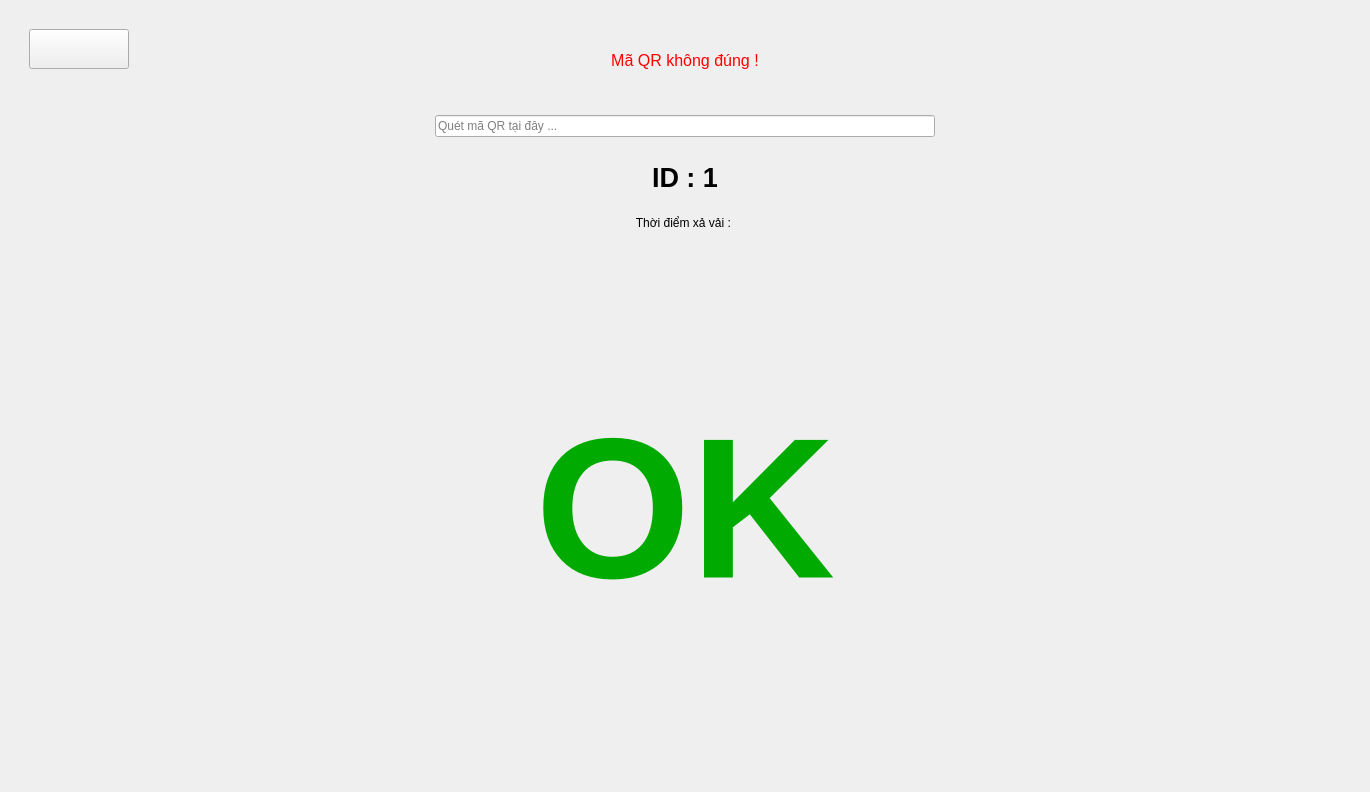
      <widget class="QWidget" name="tab_6">
       <attribute name="title">
        <string>QR xả vải</string>
       </attribute>
       <layout class="QHBoxLayout" name="horizontalLayout_28">
        <item>
         <widget class="QWidget" name="widget_45" native="true">
          <property name="sizePolicy">
           <sizepolicy hsizetype="Fixed" vsizetype="Preferred">
            <horstretch>0</horstretch>
            <verstretch>0</verstretch>
           </sizepolicy>
          </property>
          <property name="minimumSize">
           <size>
            <width>400</width>
            <height>0</height>
           </size>
          </property>
          <layout class="QVBoxLayout" name="verticalLayout_20">
           <item>
            <widget class="QWidget" name="widget_50" native="true">
             <layout class="QHBoxLayout" name="horizontalLayout_29">
              <item>
               <widget class="QPushButton" name="bt501">
                <property name="minimumSize">
                 <size>
                  <width>100</width>
                  <height>40</height>
                 </size>
                </property>
                <property name="toolTip">
                 <string>Quay lại</string>
                </property>
                <property name="text">
                 <string/>
                </property>
                <property name="icon">
                 <iconset resource="resources.qrc">
                  <normaloff>:/icons/icons/arrow-left.svg</normaloff>:/icons/icons/arrow-left.svg</iconset>
                </property>
                <property name="iconSize">
                 <size>
                  <width>30</width>
                  <height>30</height>
                 </size>
                </property>
               </widget>
              </item>
              <item>
               <spacer name="horizontalSpacer">
                <property name="orientation">
                 <enum>Qt::Horizontal</enum>
                </property>
                <property name="sizeHint" stdset="0">
                 <size>
                  <width>255</width>
                  <height>20</height>
                 </size>
                </property>
               </spacer>
              </item>
             </layout>
            </widget>
           </item>
           <item>
            <spacer name="verticalSpacer">
             <property name="orientation">
              <enum>Qt::Vertical</enum>
             </property>
             <property name="sizeHint" stdset="0">
              <size>
               <width>20</width>
               <height>694</height>
              </size>
             </property>
            </spacer>
           </item>
          </layout>
         </widget>
        </item>
        <item>
         <widget class="QWidget" name="widget_48" native="true">
          <layout class="QVBoxLayout" name="verticalLayout_17">
           <item>
            <widget class="QWidget" name="widget_53" native="true">
             <property name="sizePolicy">
              <sizepolicy hsizetype="Preferred" vsizetype="Fixed">
               <horstretch>0</horstretch>
               <verstretch>0</verstretch>
              </sizepolicy>
             </property>
             <property name="minimumSize">
              <size>
               <width>0</width>
               <height>80</height>
              </size>
             </property>
             <layout class="QVBoxLayout" name="verticalLayout_21">
              <item>
               <widget class="QLabel" name="lb502">
                <property name="font">
                 <font>
                  <pointsize>12</pointsize>
                 </font>
                </property>
                <property name="styleSheet">
                 <string notr="true">color: rgb(255, 0, 0);</string>
                </property>
                <property name="text">
                 <string>Mã QR không đúng !</string>
                </property>
                <property name="alignment">
                 <set>Qt::AlignCenter</set>
                </property>
               </widget>
              </item>
             </layout>
            </widget>
           </item>
           <item>
            <widget class="QWidget" name="widget_51" native="true">
             <property name="sizePolicy">
              <sizepolicy hsizetype="Preferred" vsizetype="Fixed">
               <horstretch>0</horstretch>
               <verstretch>0</verstretch>
              </sizepolicy>
             </property>
             <layout class="QHBoxLayout" name="horizontalLayout_30">
              <item>
               <widget class="QLineEdit" name="tb501">
                <property name="sizePolicy">
                 <sizepolicy hsizetype="Preferred" vsizetype="Fixed">
                  <horstretch>0</horstretch>
                  <verstretch>0</verstretch>
                 </sizepolicy>
                </property>
                <property name="minimumSize">
                 <size>
                  <width>500</width>
                  <height>0</height>
                 </size>
                </property>
                <property name="maximumSize">
                 <size>
                  <width>500</width>
                  <height>16777215</height>
                 </size>
                </property>
                <property name="text">
                 <string/>
                </property>
                <property name="placeholderText">
                 <string>Quét mã QR tại đây ...</string>
                </property>
               </widget>
              </item>
             </layout>
            </widget>
           </item>
           <item>
            <widget class="QLabel" name="lb503">
             <property name="sizePolicy">
              <sizepolicy hsizetype="Preferred" vsizetype="Fixed">
               <horstretch>0</horstretch>
               <verstretch>0</verstretch>
              </sizepolicy>
             </property>
             <property name="minimumSize">
              <size>
               <width>0</width>
               <height>50</height>
              </size>
             </property>
             <property name="font">
              <font>
               <pointsize>20</pointsize>
               <weight>75</weight>
               <bold>true</bold>
              </font>
             </property>
             <property name="text">
              <string>ID : 1</string>
             </property>
             <property name="alignment">
              <set>Qt::AlignCenter</set>
             </property>
            </widget>
           </item>
           <item>
            <widget class="QLabel" name="lb504">
             <property name="sizePolicy">
              <sizepolicy hsizetype="Preferred" vsizetype="Fixed">
               <horstretch>0</horstretch>
               <verstretch>0</verstretch>
              </sizepolicy>
             </property>
             <property name="minimumSize">
              <size>
               <width>0</width>
               <height>30</height>
              </size>
             </property>
             <property name="text">
              <string>Thời điểm xả vải : </string>
             </property>
             <property name="alignment">
              <set>Qt::AlignCenter</set>
             </property>
            </widget>
           </item>
           <item>
            <widget class="QWidget" name="widget_54" native="true">
             <property name="sizePolicy">
              <sizepolicy hsizetype="Preferred" vsizetype="Preferred">
               <horstretch>0</horstretch>
               <verstretch>0</verstretch>
              </sizepolicy>
             </property>
             <property name="minimumSize">
              <size>
               <width>0</width>
               <height>80</height>
              </size>
             </property>
             <layout class="QHBoxLayout" name="horizontalLayout_31">
              <item>
               <widget class="QLabel" name="lb501">
                <property name="font">
                 <font>
                  <pointsize>150</pointsize>
                  <weight>75</weight>
                  <bold>true</bold>
                 </font>
                </property>
                <property name="styleSheet">
                 <string notr="true">color: rgb(0, 170, 0);</string>
                </property>
                <property name="text">
                 <string>OK</string>
                </property>
                <property name="alignment">
                 <set>Qt::AlignCenter</set>
                </property>
               </widget>
              </item>
             </layout>
            </widget>
           </item>
          </layout>
         </widget>
        </item>
        <item>
         <widget class="QWidget" name="widget_49" native="true">
          <property name="sizePolicy">
           <sizepolicy hsizetype="Fixed" vsizetype="Preferred">
            <horstretch>0</horstretch>
            <verstretch>0</verstretch>
           </sizepolicy>
          </property>
          <property name="minimumSize">
           <size>
            <width>400</width>
            <height>0</height>
           </size>
          </property>
         </widget>
        </item>
       </layout>
      </widget>
